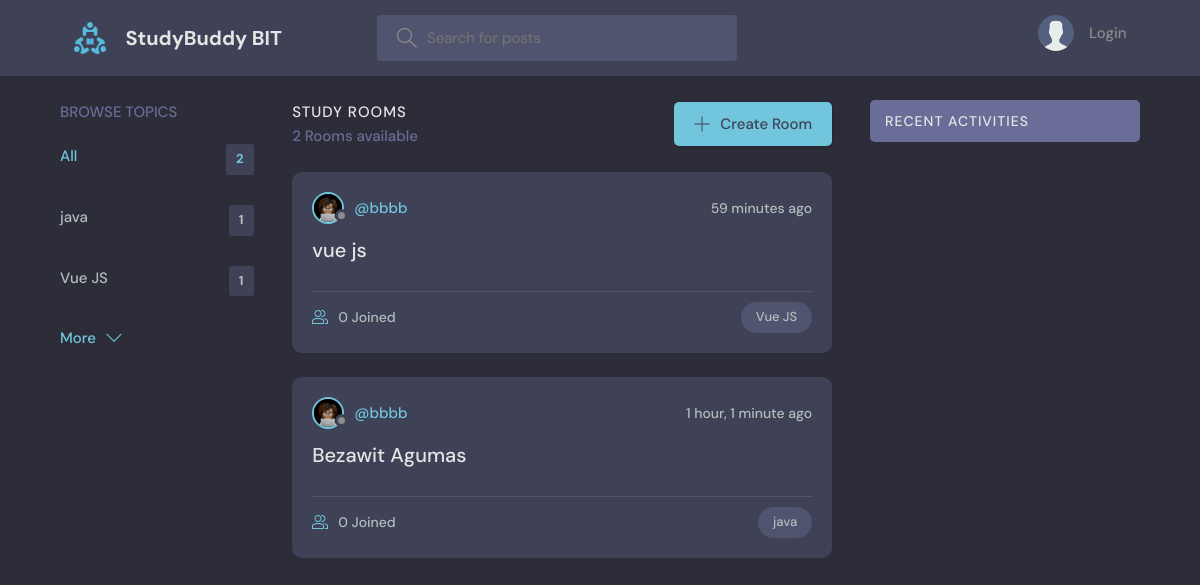
The page / on the database its author committed.
### chatroom/models.py (models this page shows, shortened)
class Topic(models.Model):
    name = models.CharField(max_length=200)

class Room(models.Model):
    host = models.ForeignKey(User, on_delete=models.SET_NULL, null=True)
    topic = models.ForeignKey(Topic, on_delete=models.SET_NULL, null=True)
    name = models.CharField(max_length=200)
    description = models.TextField(null=True, blank=True)
    participants = models.ManyToManyField(
        User, related_name='participants', blank=True)
    updated = models.DateTimeField(auto_now=True)
    created = models.DateTimeField(auto_now_add=True)
    class Meta:
        ordering = ['-updated', '-created']

class User(AbstractUser):
    name = models.CharField(max_length=200, null=True)
    bio = models.TextField(null=True)
    avatar = models.ImageField(null=True, default="avatar.svg")

### chatroom/views.py (the view)
# urls.py: path('', views.home, name="home"),
def home(request):
    q = request.GET.get('q') if request.GET.get('q') != None else ''
    rooms = Room.objects.filter(
        Q(topic__name__icontains=q) |
        Q(name__icontains=q) |
        Q(description__icontains=q)
    )
    topics = Topic.objects.all()[0:5]
    room_count = rooms.count()
    room_messages = Message.objects.filter(
        Q(room__topic__name__icontains=q))[0:3]
    context = {'rooms': rooms, 'topics': topics,
               'room_count': room_count, 'room_messages': room_messages}
    return render(request, 'home.html', context)

### chatroom/templates/home.html (shortened to what this page needs)
{% extends 'main.html' %}
{% block content %}
<main class="layout layout--3">
  <div class="container">
    {% include 'topics_component.html' %}
    <div class="roomList">
      <div class="roomList__header">
        <div>
          <h2>Study Rooms</h2>
          <p>{{room_count}} Rooms available</p>
        </div>
        <a class="btn btn--main" href="{% url 'create-room' %}">
          <svg version="1.1" xmlns="http://www.w3.org/2000/svg" width="32" height="32" viewBox="0 0 32 32">
            <title>add</title>
            <path
              d="M16.943 0.943h-1.885v14.115h-14.115v1.885h14.115v14.115h1.885v-14.115h14.115v-1.885h-14.115v-14.115z">
            </path>
          </svg>
          Create Room
        </a>
      </div>
      {% include 'feed_component.html' %}
    </div>
    {% include 'activity_component.html' %}
  </div>
</main>
{% endblock %}

### chatroom/templates/topics_component.html
<div class="topics">
    <div class="topics__header">
        <h2>Browse Topics</h2>
    </div>
    <ul class="topics__list">
        <li>
            <a href="{% url 'home' %}" class="active">All <span>{{topics.count}}</span></a>
        </li>
        {% for topic in topics %}
        <li>
            <a href="{% url 'home' %}?q={{topic.name}}">{{topic.name}}<span>{{topic.room_set.all.count}}</span></a>
        </li>
        {% endfor %}
    </ul>
    <a class="btn btn--link" href="{% url 'topics' %}">
        More
        <svg version="1.1" xmlns="http://www.w3.org/2000/svg" width="32" height="32" viewBox="0 0 32 32">
            <title>chevron-down</title>
            <path d="M16 21l-13-13h-3l16 16 16-16h-3l-13 13z"></path>
        </svg>
    </a>
</div>

### chatroom/templates/feed_component.html (shortened to what this page needs)
{% for room in rooms %}
<div class="roomListRoom">
    <div class="roomListRoom__header">
        <a href="{% url 'user-profile' room.host.id %}" class="roomListRoom__author">
            <div class="avatar avatar--small">
                <img src="{{room.host.avatar.url}}" />
            </div>
            <span>@{{room.host.username}}</span>
        </a>
        <div class="roomListRoom__actions">
            <span>{{room.created|timesince}} ago</span>
        </div>
    </div>
    <div class="roomListRoom__content">
        <a href="{% url 'room' room.id %}">{{room.name}}</a>
    </div>
    <div class="roomListRoom__meta">
        <a href="{% url 'room' room.id %}" class="roomListRoom__joined">
            {{room.participants.all.count}} Joined
        </a>
        <p class="roomListRoom__topic">{{room.topic.name}}</p>
    </div>
</div>
{% endfor %}

### chatroom/static/style/style.css (style rules this page uses)
:root { --color-main: #71c6dd; --color-main-light: #e1f6fb; --color-dark: #3f4156; --color-dark-medium: #51546e; --color-dark-light: #696d97; --color-light: #e5e5e5; --color-gray: #8b8b8b; --color-light-gray: #b2bdbd; --color-bg: #2d2d39; --color-success: #5dd693; --color-error: #fc4b0b; }
* { font-family: "DM Sans", -apple-system, BlinkMacSystemFont, "Segoe UI", Roboto, Oxygen, Ubuntu, Cantarell, "Open Sans", "Helvetica Neue", sans-serif; margin: 0; padding: 0; box-sizing: border-box; text-rendering: optimizeLegibility; font-size: inherit; }
html { font-size: 56.25%; }
@media only screen and (min-width: 1200px) { html { font-size: 62.5%; } }
body { line-height: 1.6; font-weight: 400; font-size: 1.5rem; color: var(--color-light-gray); background-color: var(--color-bg); min-height: 100vh; }
img { width: 100%; }
a { display: inline-block; color: var(--color-main); text-decoration: none; }
.container { max-width: 120rem; width: 90%; margin: auto; }
.btn { background-color: transparent; border: none; display: inline-flex; align-items: center; gap: 1rem; cursor: pointer; transition: all ease-in-out 0.3s; padding: 1rem 2rem; border-radius: 5px; box-shadow: 1px 1px 3px 1px rgba(0, 0, 0, 0.15); font-weight: 500; }
.btn--link { border-radius: 0; padding: 0; color: var(--color-main); box-shadow: none; }
.btn--main { background-color: var(--color-main); color: var(--color-dark); }
.btn > svg { fill: currentColor; width: 1.6rem; height: 1.6rem; }
.avatar { position: relative; display: inline-block; border-radius: 50%; border: 2px solid var(--color-main); }
.avatar img { display: block; border-radius: 50%; object-fit: cover; object-position: center; }
.avatar::after { content: ""; display: block; position: absolute; background-color: var(--color-gray); z-index: 111; border-radius: 50%; border: 0.3rem solid var(--color-dark); }
.avatar.avatar--small img { width: 2.8rem; height: 2.8rem; }
.avatar.avatar--small:after { width: 0.7rem; height: 0.7rem; bottom: 0px; right: -6px; }
.layout { margin-top: 2.4rem; }
.layout > .container { display: flex; justify-content: space-between; align-items: flex-start; }
.layout--3 > .container > div:first-child { flex-basis: 18%; max-width: 22.5rem; }
.layout--3 > .container > div:nth-child(2) { flex-basis: 50%; }
.topics__header { margin-bottom: 2rem; }
.topics__header h2 { text-transform: uppercase; font-weight: 500; color: var(--color-dark-light); }
.topics__list { list-style: none; }
.topics__list li a { display: flex; justify-content: space-between; margin-bottom: 3rem; font-weight: 500; color: var(--color-light-gray); transition: all 0.3s ease-in-out; }
.topics__list li a.active, .topics__list li a:hover { color: var(--color-main); }
.topics__list li a span { padding: 0.5rem 1rem; background-color: var(--color-dark); border-radius: 3px; font-size: 1.3rem; font-weight: 700; letter-spacing: 1px; }
.roomList__header { display: flex; justify-content: space-between; align-items: center; margin-bottom: 2.4rem; }
.roomList__header h2 { text-transform: uppercase; font-weight: 500; color: var(--color-light); letter-spacing: 1px; }
.roomList__header p { font-weight: 500; color: var(--color-dark-light); }
.roomListRoom { margin-bottom: 2.4rem; background-color: var(--color-dark); border-radius: 1rem; padding: 2rem; }
.roomListRoom__header { display: flex; justify-content: space-between; align-items: center; }
.roomListRoom__author { font-weight: 500; display: flex; align-items: center; gap: 1rem; }
.roomListRoom__actions { display: flex; align-items: flex-start; gap: 1rem; position: relative; }
.roomListRoom__actions span { font-size: 1.4rem; font-weight: 500; }
.roomListRoom__content { margin: 1rem 0; }
.roomListRoom__content a { font-size: 2rem; font-weight: 500; margin-bottom: 1.5rem; color: var(--color-light); transition: all 0.3s ease-in-out; }
.roomListRoom__meta { border-top: 1px solid var(--color-dark-medium); padding-top: 1rem; display: flex; align-items: center; justify-content: space-between; }
.roomListRoom__joined { color: var(--color-light-gray); display: flex; align-items: center; gap: 1rem; font-size: 1.4rem; font-weight: 500; }
.roomListRoom__joined svg { fill: var(--color-main); width: 1.6rem; height: 1.6rem; }
.roomListRoom__topic { padding: 5px 1.5rem; background-color: var(--color-dark-medium); border-radius: 5rem; font-weight: 500; font-size: 1.3rem; }

### rows shown on the page
Topic: name "java", room_set.all.count "1"
Topic: name "Vue JS", room_set.all.count "1"
Room: host.avatar (picture), host.username "bbbb", created "59 minutes", name "vue js", participants.all.count "0", topic.name "Vue JS"
Room: host.avatar (picture), host.username "bbbb", created "1 hour, 1 minute", name "Bezawit Agumas", participants.all.count "0", topic.name "java"

### other values the page prints
{{ topics.count }} "2"
{{ room_count }} "2"
